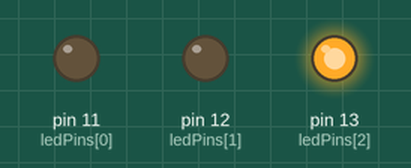
Simulated run of this sketch. Board: Arduino Uno, built with avr-gcc and run on an emulated ATmega328P. Shown: output pins drawn as LEDs (lit = HIGH). Random numbers use the default seed unless the sketch sets one.

Above: at 0.1 s.
Timing chart, 0 to 1.6 s (numbered marks = the images above):
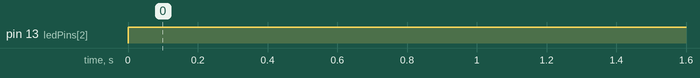

Measured:
- by itself, pin 13 (ledPins[2]): LOW → HIGH at 0.00 s

The sketch:

Lab1.ino
```cpp
//BLINKING LEDs

int ledPins[] = {11,12,13};

void setup()
{
  Serial.begin(57600);

  pinMode(ledPins[0], OUTPUT);
  pinMode(ledPins[1], OUTPUT);
  pinMode(ledPins[2], OUTPUT);

  /*for(int i = 0; i <= 2; i++){
    pinMode(ledPins[i], OUTPUT);
  }*/
}

void loop()
{
  //for OneLED
  TurnON();
  //TurnOFF();
  //Blink();

  //for Triple LED
  //oneAfterAnother();
  //oneOnAtATimeDirect();
  //oneOnAtATimeReverse();
  //randomLED();
}
```

OneLED.ino
```cpp
void TurnON()
{
  digitalWrite(ledPins[2], HIGH);
}

/******************************************************/

void TurnOFF()
{
  digitalWrite(ledPins[2], LOW);
}

/******************************************************/

void Blink()
{
  digitalWrite(ledPins[2], HIGH);
  delay(1000);

  digitalWrite(ledPins[2], LOW);
  delay(1000);
}

/******************************************************/
```

TripleLED.ino
```cpp
void oneAfterAnother()
{
  int i;
  int delayTime = 500; //milliseconds

  for(i = 0; i <= 2; i++)
  {
    digitalWrite(ledPins[i], HIGH);
    delay(delayTime);
  }

  for(i = 2; i >= 0; i--)
  {
    digitalWrite(ledPins[i], LOW);
    delay(delayTime);
  }
}

/******************************************************/

void oneOnAtATimeDirect()
{
  int i;
  int delayTime = 500; //milliseconds

  for(i = 0; i <= 2; i++)
  {
    digitalWrite(ledPins[i], HIGH);
    delay(delayTime);
    digitalWrite(ledPins[i], LOW);
  }
}

/******************************************************/

void oneOnAtATimeReverse()
{
  int i;
  int delayTime = 500; //milliseconds

  for(i = 0; i <= 2; i++)
  {
    digitalWrite(ledPins[i], HIGH);
    delay(delayTime);
    digitalWrite(ledPins[i], LOW);
  }

  for(i = 2; i >= 0; i--)
  {
    digitalWrite(ledPins[i], HIGH);
    delay(delayTime);
    digitalWrite(ledPins[i], LOW);
  }
}

/******************************************************/

void randomLED()
{
  int i;
  int delayTime = 500;

  i = random(3); //pick a random number between 0 and 2

  digitalWrite(ledPins[i], HIGH);
  delay(delayTime);
  digitalWrite(ledPins[i], LOW);
}
```
